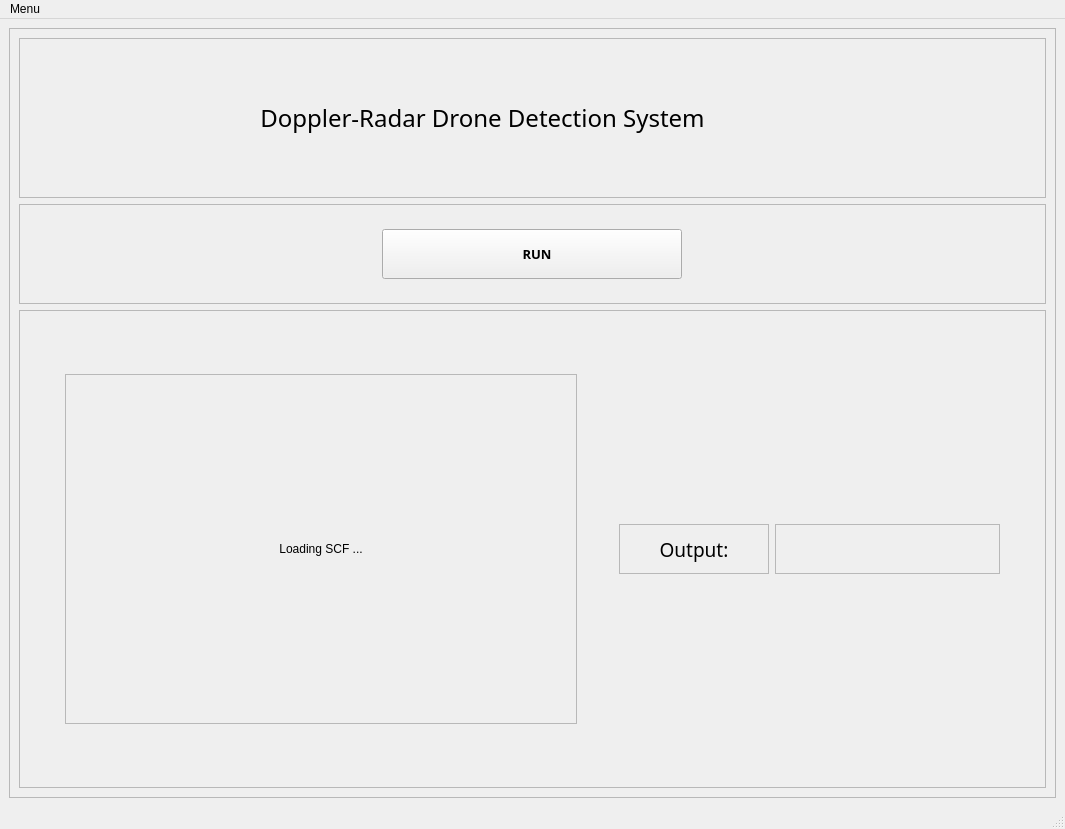
<?xml version="1.0" encoding="UTF-8"?>
<ui version="4.0">
 <class>MainWindow</class>
 <widget class="QMainWindow" name="MainWindow">
  <property name="geometry">
   <rect>
    <x>0</x>
    <y>0</y>
    <width>1065</width>
    <height>829</height>
   </rect>
  </property>
  <property name="windowTitle">
   <string>MainWindow</string>
  </property>
  <widget class="QWidget" name="centralwidget">
   <layout class="QGridLayout" name="gridLayout">
    <item row="0" column="1">
     <widget class="QFrame" name="frame">
      <property name="frameShape">
       <enum>QFrame::StyledPanel</enum>
      </property>
      <property name="frameShadow">
       <enum>QFrame::Raised</enum>
      </property>
      <layout class="QGridLayout" name="gridLayout_4">
       <item row="0" column="0">
        <widget class="QFrame" name="frame_1">
         <property name="maximumSize">
          <size>
           <width>16777215</width>
           <height>160</height>
          </size>
         </property>
         <property name="frameShape">
          <enum>QFrame::StyledPanel</enum>
         </property>
         <property name="frameShadow">
          <enum>QFrame::Raised</enum>
         </property>
         <layout class="QGridLayout" name="gridLayout_2">
          <item row="0" column="0">
           <layout class="QHBoxLayout" name="horizontalLayout">
            <item>
             <widget class="QLabel" name="drone_icon">
              <property name="minimumSize">
               <size>
                <width>50</width>
                <height>50</height>
               </size>
              </property>
              <property name="maximumSize">
               <size>
                <width>100</width>
                <height>100</height>
               </size>
              </property>
              <property name="text">
               <string/>
              </property>
              <property name="pixmap">
               <pixmap resource="Resource Files/logo.qrc">:/icon/icons8-radar-96.png</pixmap>
              </property>
              <property name="scaledContents">
               <bool>true</bool>
              </property>
             </widget>
            </item>
            <item>
             <widget class="QLabel" name="entc_logo">
              <property name="sizePolicy">
               <sizepolicy hsizetype="Preferred" vsizetype="Preferred">
                <horstretch>0</horstretch>
                <verstretch>0</verstretch>
               </sizepolicy>
              </property>
              <property name="minimumSize">
               <size>
                <width>400</width>
                <height>70</height>
               </size>
              </property>
              <property name="maximumSize">
               <size>
                <width>700</width>
                <height>100</height>
               </size>
              </property>
              <property name="font">
               <font>
                <family>Lucida Sans</family>
                <pointsize>18</pointsize>
                <weight>50</weight>
                <italic>false</italic>
                <bold>false</bold>
                <underline>false</underline>
               </font>
              </property>
              <property name="autoFillBackground">
               <bool>false</bool>
              </property>
              <property name="text">
               <string>Doppler-Radar Drone Detection System</string>
              </property>
              <property name="scaledContents">
               <bool>false</bool>
              </property>
              <property name="alignment">
               <set>Qt::AlignCenter</set>
              </property>
              <property name="wordWrap">
               <bool>true</bool>
              </property>
             </widget>
            </item>
            <item>
             <widget class="QLabel" name="main_title">
              <property name="minimumSize">
               <size>
                <width>100</width>
                <height>40</height>
               </size>
              </property>
              <property name="maximumSize">
               <size>
                <width>200</width>
                <height>80</height>
               </size>
              </property>
              <property name="text">
               <string/>
              </property>
              <property name="pixmap">
               <pixmap resource="Resource Files/logo.qrc">:/entc/ENTC logo.png</pixmap>
              </property>
              <property name="scaledContents">
               <bool>true</bool>
              </property>
             </widget>
            </item>
           </layout>
          </item>
         </layout>
        </widget>
       </item>
       <item row="1" column="0">
        <widget class="QFrame" name="frame_2">
         <property name="maximumSize">
          <size>
           <width>16777215</width>
           <height>100</height>
          </size>
         </property>
         <property name="frameShape">
          <enum>QFrame::StyledPanel</enum>
         </property>
         <property name="frameShadow">
          <enum>QFrame::Raised</enum>
         </property>
         <layout class="QGridLayout" name="gridLayout_3">
          <item row="0" column="0">
           <widget class="QPushButton" name="run_PB">
            <property name="maximumSize">
             <size>
              <width>300</width>
              <height>50</height>
             </size>
            </property>
            <property name="font">
             <font>
              <family>Lucida Sans</family>
              <pointsize>10</pointsize>
              <weight>75</weight>
              <italic>false</italic>
              <bold>true</bold>
              <underline>false</underline>
              <strikeout>false</strikeout>
             </font>
            </property>
            <property name="cursor">
             <cursorShape>PointingHandCursor</cursorShape>
            </property>
            <property name="mouseTracking">
             <bool>true</bool>
            </property>
            <property name="text">
             <string>   RUN</string>
            </property>
            <property name="icon">
             <iconset resource="Resource Files/logo.qrc">
              <normaloff>:/start/icons8-play-64.png</normaloff>:/start/icons8-play-64.png</iconset>
            </property>
            <property name="iconSize">
             <size>
              <width>30</width>
              <height>30</height>
             </size>
            </property>
           </widget>
          </item>
         </layout>
        </widget>
       </item>
       <item row="2" column="0">
        <widget class="QFrame" name="frame_3">
         <property name="frameShape">
          <enum>QFrame::StyledPanel</enum>
         </property>
         <property name="frameShadow">
          <enum>QFrame::Raised</enum>
         </property>
         <layout class="QGridLayout" name="gridLayout_5">
          <item row="0" column="0">
           <widget class="QLabel" name="scf_display">
            <property name="minimumSize">
             <size>
              <width>512</width>
              <height>350</height>
             </size>
            </property>
            <property name="maximumSize">
             <size>
              <width>512</width>
              <height>512</height>
             </size>
            </property>
            <property name="frameShape">
             <enum>QFrame::StyledPanel</enum>
            </property>
            <property name="text">
             <string>Loading SCF ...</string>
            </property>
            <property name="scaledContents">
             <bool>true</bool>
            </property>
            <property name="alignment">
             <set>Qt::AlignCenter</set>
            </property>
           </widget>
          </item>
          <item row="0" column="1">
           <layout class="QHBoxLayout" name="horizontalLayout_2">
            <item>
             <widget class="QLabel" name="label">
              <property name="maximumSize">
               <size>
                <width>150</width>
                <height>50</height>
               </size>
              </property>
              <property name="font">
               <font>
                <family>Lucida Sans</family>
                <pointsize>14</pointsize>
                <weight>50</weight>
                <bold>false</bold>
               </font>
              </property>
              <property name="frameShape">
               <enum>QFrame::StyledPanel</enum>
              </property>
              <property name="text">
               <string>Output:</string>
              </property>
              <property name="alignment">
               <set>Qt::AlignCenter</set>
              </property>
             </widget>
            </item>
            <item>
             <widget class="QLabel" name="output_label">
              <property name="maximumSize">
               <size>
                <width>225</width>
                <height>50</height>
               </size>
              </property>
              <property name="font">
               <font>
                <family>Lucida Sans</family>
                <pointsize>14</pointsize>
               </font>
              </property>
              <property name="frameShape">
               <enum>QFrame::StyledPanel</enum>
              </property>
              <property name="frameShadow">
               <enum>QFrame::Plain</enum>
              </property>
              <property name="lineWidth">
               <number>30</number>
              </property>
              <property name="midLineWidth">
               <number>2</number>
              </property>
              <property name="text">
               <string/>
              </property>
              <property name="alignment">
               <set>Qt::AlignCenter</set>
              </property>
             </widget>
            </item>
           </layout>
          </item>
         </layout>
        </widget>
       </item>
      </layout>
     </widget>
    </item>
   </layout>
  </widget>
  <widget class="QMenuBar" name="menubar">
   <property name="geometry">
    <rect>
     <x>0</x>
     <y>0</y>
     <width>1065</width>
     <height>26</height>
    </rect>
   </property>
   <widget class="QMenu" name="menuMenu">
    <property name="title">
     <string>Menu</string>
    </property>
    <addaction name="actionClose"/>
    <addaction name="actionRestart"/>
   </widget>
   <addaction name="menuMenu"/>
  </widget>
  <widget class="QStatusBar" name="statusbar"/>
  <action name="actionClose">
   <property name="icon">
    <iconset resource="Resource Files/logo.qrc">
     <normaloff>:/close/icons8-close-48.png</normaloff>:/close/icons8-close-48.png</iconset>
   </property>
   <property name="text">
    <string>Close</string>
   </property>
  </action>
  <action name="actionRestart">
   <property name="icon">
    <iconset resource="Resource Files/logo.qrc">
     <normaloff>:/reload/icons8-reset-48.png</normaloff>:/reload/icons8-reset-48.png</iconset>
   </property>
   <property name="text">
    <string>Restart</string>
   </property>
  </action>
 </widget>
 <resources>
  <include location="Resource Files/logo.qrc"/>
  <include location="Resource Files/logo.qrc"/>
 </resources>
 <connections/>
</ui>
